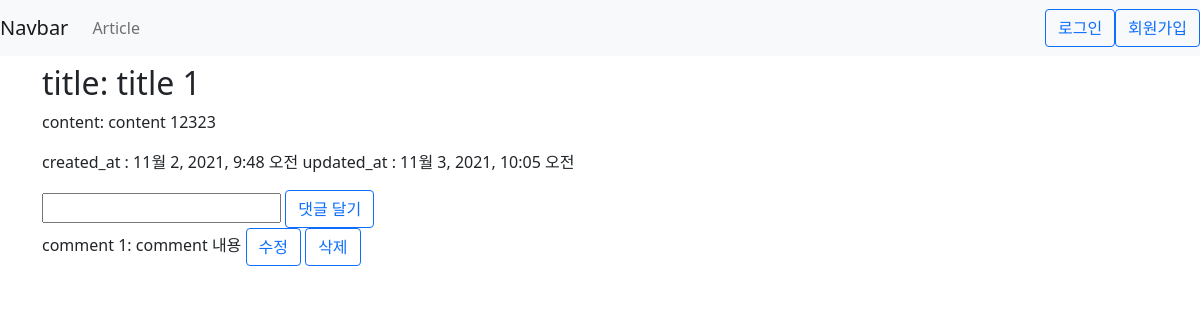
The app's page /1/, older data.
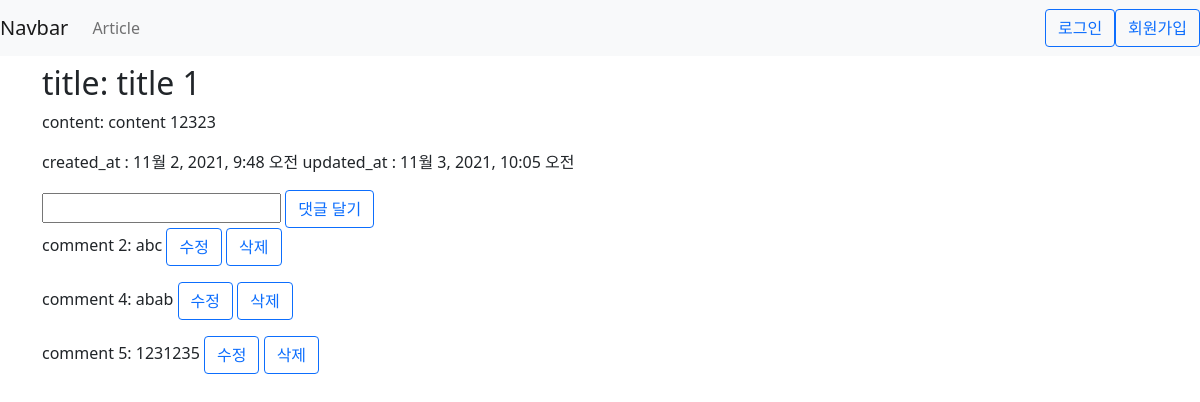
The same page, newer data.
### articles/models.py (models this page shows, shortened)
class Article(models.Model):
    title = models.CharField(max_length=100)
    content = models.TextField()
    created_at = models.DateTimeField(auto_now_add=True)
    updated_at = models.DateTimeField(auto_now=True)

class Comment(models.Model):
    article = models.ForeignKey(Article, related_name="comments", on_delete=models.CASCADE)
    content = models.CharField(max_length=200)
    created_at = models.DateTimeField(auto_now_add=True)
    updated_at = models.DateTimeField(auto_now=True)

### articles/views.py (the view)
# urls.py: path('<int:article_id>/', views.read, name="read"),
def read(request, article_id):
    context = {}
    article = Article.objects.get(pk=article_id)
    context["article"] = article
    return render(request, "articles/read.html", context=context)

### articles/templates/articles/read.html (shortened to what this page needs)
{% extends 'base.html' %}
{% block content %}
<h2>
    title: {{article.title}}
</h2>
<p>
    content: {{article.content}}
</p>
<p>
    created_at : {{article.created_at}}
    updated_at : {{article.updated_at}}
</p>
<form action="{% url 'articles:comment_create' article.pk %}" method="POST">
    <input type="text" name="content">
    <input type="submit" class="btn btn-outline-primary" value="댓글 달기">
</form>
{% for comment in article.comments.all %}
<p id="comment-{{comment.id}}-p">
    comment {{comment.pk}}:<span id="comment-{{comment.id}}"> {{comment.content}}</span>
    <span class="btn btn-outline-primary" id="comment-{{comment.id}}-btn" onclick="javascript:update_comment('{{article.id}}', '{{comment.id}}')">수정</span>
    <span class="btn btn-outline-primary" onclick="javascript:post_comment_delete('{{article.id}}', '{{comment.id}}')">삭제</span>
</p>
{% empty %}
    댓글이 없습니다.
{% endfor %}
{% endblock %}

### templates/base.html (shortened to what this page needs)
<!DOCTYPE html>
<html lang="en">
<head>
    <link href="https://cdn.jsdelivr.net/npm/bootstrap@5.1.3/dist/css/bootstrap.min.css" rel="stylesheet">
</head>
<body>
    <header class="mb-2">
        {% include 'navbar.html' %}
    </header>
    <main>
        <div class="container">
            {% block content %}
            {% endblock %}
        </div>
    </main>
</body>
</html>

### templates/navbar.html (shortened to what this page needs)
<nav class="navbar navbar-expand-lg navbar-light bg-light">
    <a class="navbar-brand" href="#">Navbar</a>
    <div class="collapse navbar-collapse" id="navbarSupportedContent">
        <ul class="navbar-nav mr-auto">
            <li class="nav-item active">
                <a class="nav-link" href="/">Article</span></a>
            </li>
        </ul>
    </div>
    <div class="d-flex">
        {% if user.is_authenticated %}
            <span>안녕하세요 <a href="{% url 'accounts:myaccount' %}">{{user.username}}</a>님!!</span>
            <form action="{% url 'accounts:logout' %}" method="POST">
                {% csrf_token %}
                <input type="submit" value="로그아웃" class="btn btn-outline-primary">
            </form>
        {% else %}
            <a href="{% url 'accounts:login' %}" class="btn btn-outline-primary">로그인</a>
            <a href="{% url 'accounts:signup' %}" class="btn btn-outline-primary">회원가입</a>
        {% endif %}
    </div>
</nav>

Row changes from the older to the newer data that the page shows:
removed Comment: pk "1", content "comment 내용"
added Comment: pk "2", content "abc"
added Comment: pk "4", content "abab"
added Comment: pk "5", content "1231235"
